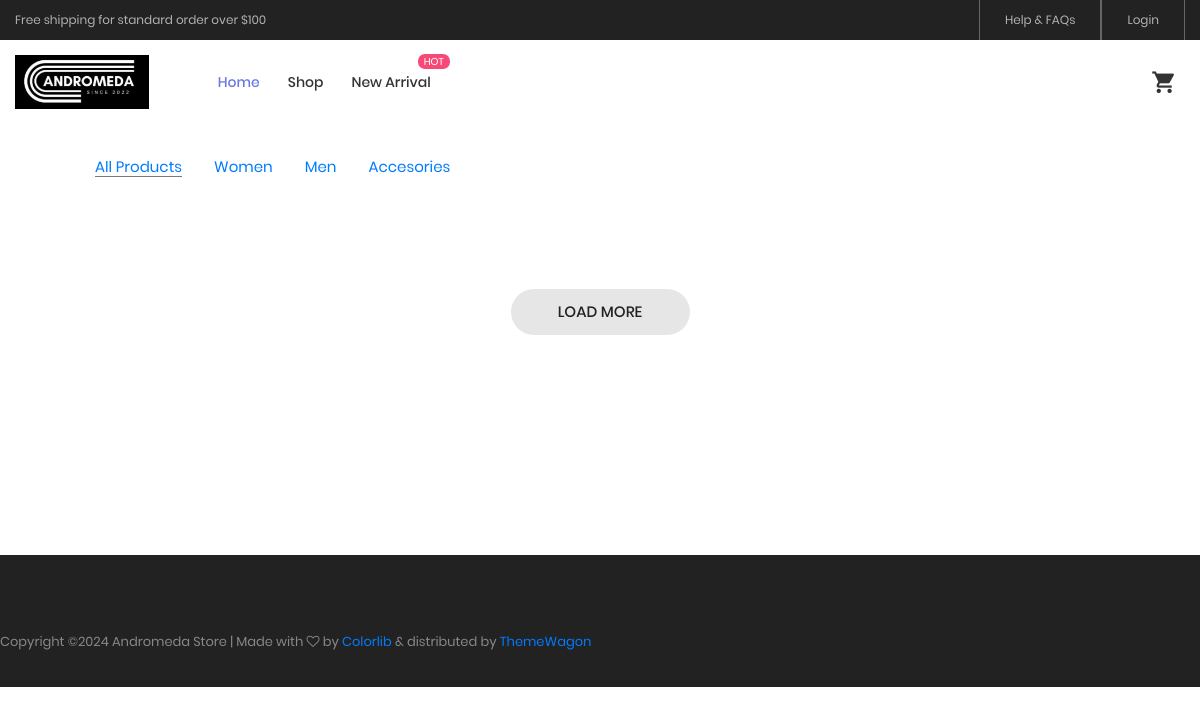
The app's page /index.php/user/Categories_women, older data.
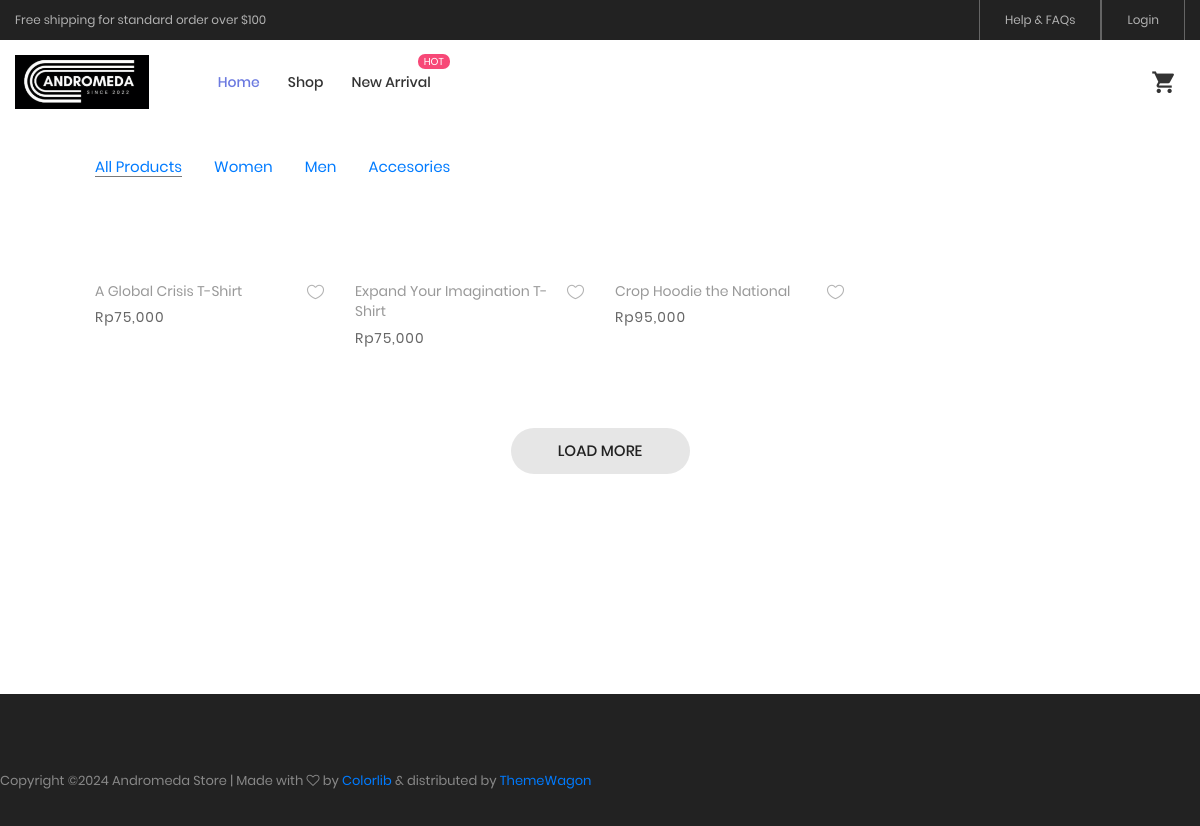
The same page, newer data.
### tables this page shows
CREATE TABLE `tbl_produk` (
  `idProduk` int(11) NOT NULL,
  `idkat` int(11) NOT NULL,
  `namaProduk` varchar(50) NOT NULL,
  `foto` varchar(100) NOT NULL,
  `harga` int(11) NOT NULL,
  `stok` int(11) NOT NULL,
  `berat` int(11) NOT NULL,
  `deskripsiProduk` text NOT NULL
);

### application/controllers/User.php (called while the page is built, shortened)
<?php
class User extends CI_Controller {
	function __construct()
	{
		$this->load->model('Mcrud');
		$this->load->helper('file');
		$this->load->library('cart');
	}
	public function Categories_women()
	{
		$data['title'] = 'Categories';
		$data['user'] = $this->db->get_where('user', ['email' =>
		$this->session->userdata('email')])->row_array();
		$dataProduk['women'] = $this->Mcrud->get_kategori_women()->result();
		$this->load->view('templates/customer_header', $data);
		$this->load->view('pages/customer/women', $dataProduk);
		$this->load->view('templates/customer_footer');
	}
}

### index.php (called while the page is built, shortened)
<?php
require_once BASEPATH.'core/CodeIgniter.php';

### application/models/Mcrud.php (called while the page is built, shortened)
<?php
class Mcrud extends CI_Model
{
	public function get_kategori_women()
	{
		$q = $this->db->query("SELECT * FROM tbl_produk where idkat=3");
		return $q;
	}
}

### application/views/pages/customer/women.php (the view, shortened to what this page needs)
<div class = "content">
	<div class="bg0 m-t-23 p-b-140">
		<div class="container">
			<div class="flex-w flex-sb-m p-b-52">
					<div class="flex-w flex-l-m filter-tope-group m-tb-10">
						<button class="stext-106 cl6 hov1 bor3 trans-04 m-r-32 m-tb-5 how-active1" >
							<a href="<?= site_url('User/all_product'); ?>">All Products</a>
						</button>
						<button class="stext-106 cl6 hov1 bor3 trans-04 m-r-32 m-tb-5">
							<a href="<?= site_url('User/Categories_women'); ?>">Women</a>
						</button>
						<button class="stext-106 cl6 hov1 bor3 trans-04 m-r-32 m-tb-5" >
							<a href="<?= site_url('User/Categories_men'); ?>">Men</a>
						</button>
						<button class="stext-106 cl6 hov1 bor3 trans-04 m-r-32 m-tb-5">
							<a href="<?= site_url('User/Categories_accesories'); ?>">Accesories</a>
						</button>
					</div>
				</div>
			<div class="row isotope-grid">
				<?php foreach ($women as $val) { ?>
				<div class="col-sm-6 col-md-4 col-lg-3 p-b-35 isotope-item women">
					<div class="block2">
						<div class="block2-pic hov-img0">
						</div>
						<div class="block2-txt flex-w flex-t p-t-14">
							<div class="block2-txt-child1 flex-col-l ">
								<a href="<?= site_url('User/details/' . $val->idProduk); ?>" class="stext-104 cl4 hov-cl1 trans-04 js-name-b2 p-b-6"><?php echo $val->namaProduk; ?>
								</a>
								<span class="stext-105 cl3">
								<p>Rp<?php echo number_format($val->harga); ?></p>
								</span>
							</div>
							<div class="block2-txt-child2 flex-r p-t-3">
								<a href="#" class="btn-addwish-b2 dis-block pos-relative js-addwish-b2">
									<img class="icon-heart1 dis-block trans-04" src="<?= base_url('assets/user/'); ?>images/icons/icon-heart-01.png" alt="ICON">
								</a>
							</div>
						</div>
					</div>
				</div>
				<?php } ?>
			</div>
			<div class="flex-c-m flex-w w-full p-t-45">
				<a href="#" class="flex-c-m stext-101 cl5 size-103 bg2 bor1 hov-btn1 p-lr-15 trans-04">
					Load More
				</a>
			</div>
		</div>
	</div>
</div>

Row changes from the older to the newer data that the page shows:
added tbl_produk: namaProduk "A Global Crisis T-Shirt", harga "75,000"
added tbl_produk: namaProduk "Expand Your Imagination T-Shirt", harga "75,000"
added tbl_produk: namaProduk "Crop Hoodie the National", harga "95,000"
